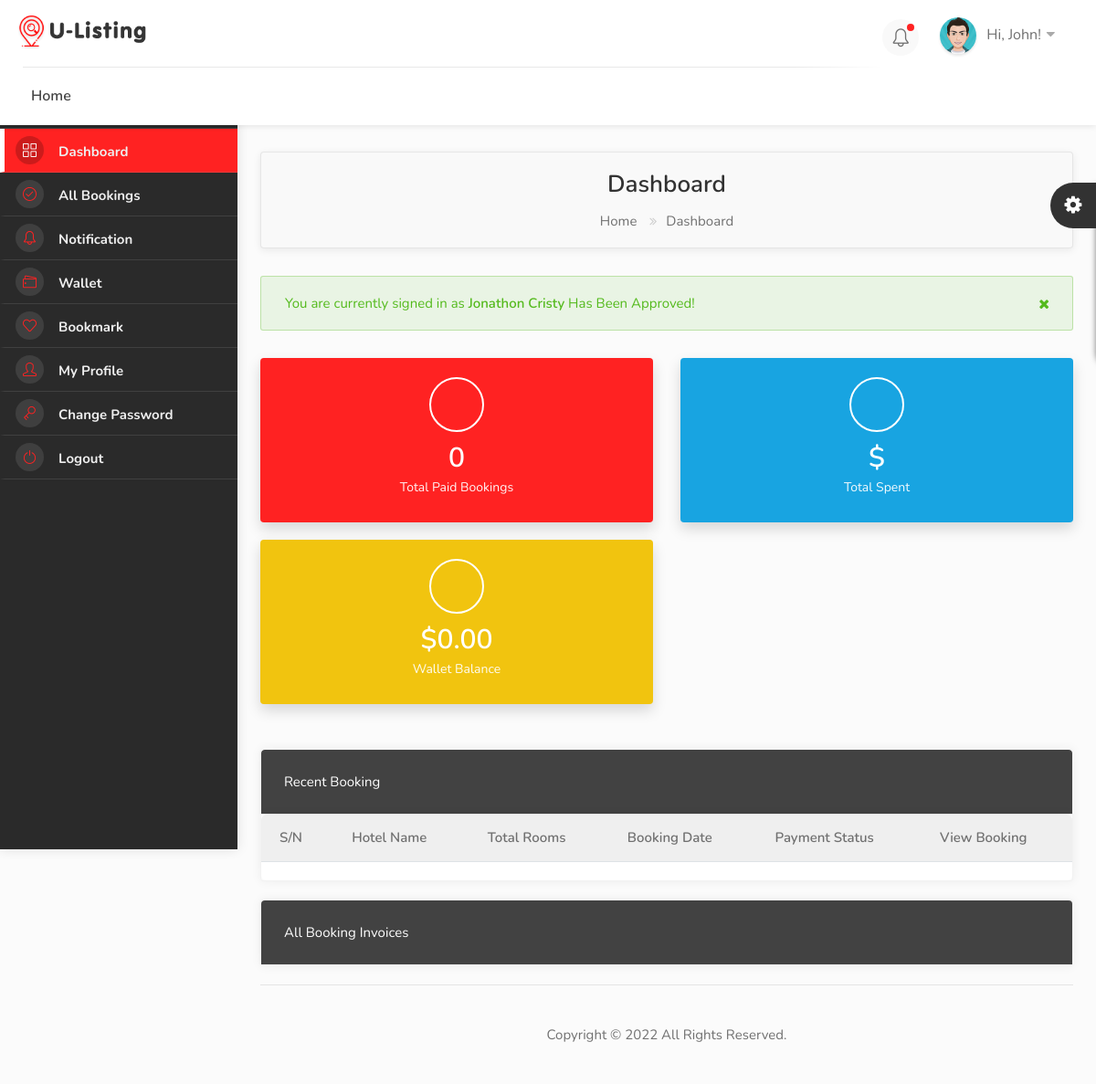
Page /dashboard/ (signed in) on the earlier database version.
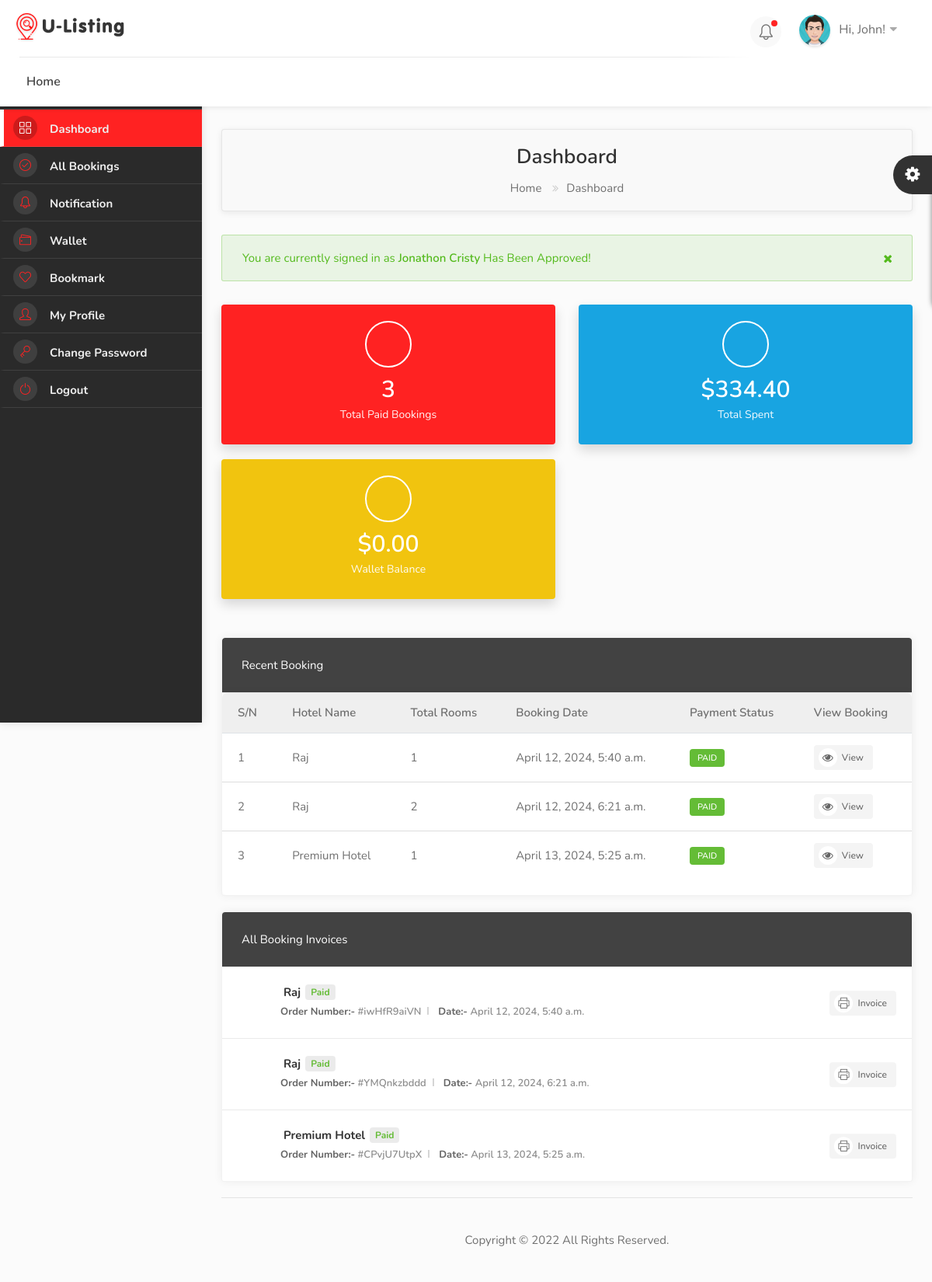
Same page on the later database version.
### hotel/models.py (models this page shows, shortened)
class Booking(models.Model):
    user = models.ForeignKey(User, on_delete=models.SET_NULL, null=True, blank=True)
    payment_status = models.CharField(max_length=100, choices=PAYMENT_STATUS)
    coupons = models.ManyToManyField('hotel.Coupon', blank=True)
    full_name = models.CharField(max_length=100)
    email = models.CharField(max_length=100)
    phone = models.CharField(max_length=100)
    hotel = models.ForeignKey(Hotel, on_delete=models.SET_NULL, null=True, blank=True)
    room_type = models.ForeignKey(RoomType, on_delete=models.SET_NULL, null=True, blank=True)
    room = models.ManyToManyField(Room)
    before_discount = models.DecimalField(max_digits=12, decimal_places=2, default=0.00)
    total = models.DecimalField(max_digits=12, decimal_places=2, default=0.00)
    saved = models.DecimalField(max_digits=12, decimal_places=2, default=0.00)
    check_in_date = models.DateField()
    check_out_date = models.DateField()
    total_days = models.PositiveIntegerField(default=0)
    num_adults = models.PositiveIntegerField(default=1)
    num_children = models.PositiveIntegerField(default=0)
    checked_in = models.BooleanField(default=False)
    checked_out = models.BooleanField(default=False)
    is_active = models.BooleanField(default=False)
    checked_in_tracker = models.BooleanField(default=False)
    checked_out_tracker = models.BooleanField(default=False)
    bid = ShortUUIDField(unique=True, length=10, max_length=20)
    date = models.DateTimeField(auto_now_add=True)
    stripe_payment_intent = models.CharField(max_length=200, null=True, blank=True)
    success_id = ShortUUIDField(length=10, max_length=20, null=True, blank=True)
    booking_id = ShortUUIDField(unique=True, length=10, max_length=20)

class Hotel(models.Model):
    user = models.ForeignKey(User, on_delete=models.SET_NULL, null=True)
    name = models.CharField(max_length=100, null=True, blank=True)
    description = CKEditor5Field(null=True, blank=True, config_name="extends")
    image = models.FileField(upload_to="hotel_gallery")
    address = models.CharField(max_length=200)
    mobile = models.CharField(max_length=200)
    email = models.CharField(max_length=100)
    status = models.CharField(max_length=20, choices=HOTEL_STATUS, default="Live")
    tags = TaggableManager(blank=True)
    views = models.IntegerField(default=0)
    featured = models.BooleanField(default=False)
    hid = ShortUUIDField(unique=True, length=10, max_length=20)
    slug = models.SlugField(unique=True)
    date = models.DateTimeField(auto_now_add=True)
    def hotel_gallery(self):
        return HotelGallery.objects.filter(hotel=self)

### user_dashboard/views.py (the view)
# urls.py: path("dashboard/", include("user_dashboard.urls")),
@login_required
def dashboard(request):
    booking = Booking.objects.filter(user=request.user, payment_status="Paid")
    total_spent = Booking.objects.filter(user=request.user, payment_status="Paid").aggregate(amount=models.Sum("total"))
    context = {
        "booking": booking,
        "total_spent": total_spent,
    }
    return render(request, "user_dashboard/dashboard.html", context)

### templates/user_dashboard/dashboard.html (shortened to what the changed rows need)
{% extends 'partials/dashboard_base.html' %}
{% load static %}
{% block content %}
<div class="utf_dashboard_content">
    <div id="titlebar" class="dashboard_gradient">
        <div class="row">
            <div class="col-md-12">
                <h2>Dashboard</h2>
            </div>
        </div>
    </div>
    <div class="row">
        <div class="col-lg-4 col-md-6">
            <div class="utf_dashboard_stat color-1">
                <div class="utf_dashboard_stat_content">
                    <h4>{{booking.count}}</h4>
                    <span>Total Paid Bookings</span>
                </div>
            </div>
        </div>
        <div class="col-lg-4 col-md-6">
            <div class="utf_dashboard_stat color-2">
                <div class="utf_dashboard_stat_content">
                    <h4>${{ total_spent.amount|floatformat:2 }}</h4>
                    <span>Total Spent</span>
                </div>
            </div>
        </div>
    </div>
    <div class="row">
        <div class="col-lg-12 col-md-12 mb-4">
            <div class="utf_dashboard_list_box table-responsive recent_booking">
                <div class="dashboard-list-box table-responsive invoices with-icons">
                    <table class="table table-hover">
                        <thead>
                            <tr>
                                <th>S/N</th>
                                <th>Hotel Name</th>
                                <th>Total Rooms</th>
                                <th>Booking Date</th>
                                <th>Payment Status</th>
                                <th>View Booking</th>
                            </tr>
                        </thead>
                        <tbody>
                            {% for b in booking %}
                            <tr>
                                <td>{{forloop.counter}}</td>
                                <td>{{b.hotel.name}}</td>
                                <td>{{b.room.all.count}}</td>
                                <td>{{b.date}}</td>
                                <td><span class="badge badge-pill badge-primary text-uppercase">{{b.payment_status}}</span></td>
                                <td><a href="{% url 'user_dashboard:booking_detail' b.booking_id %}" class="button gray"><i class="fa fa-eye"></i> View</a></td>
                            </tr>
                            {% endfor %}
                        </tbody>
                    </table>
                </div>
            </div>
        </div>
        <div class="col-lg-12 col-md-12 mb-4">
            <div class="utf_dashboard_list_box invoices with-icons margin-top-20">
                <ul>
                    {% for b in booking %}
                        <li>
                            <strong>{{b.hotel.name}} <span class="paid">{{b.payment_status}}</span></strong>
                            <ul>
                                <li><span>Order Number:-</span> #{{b.booking_id}}</li>
                                <li><span>Date:-</span> {{b.date}}</li>
                            </ul>
                            <div class="buttons-to-right"> <a href="dashboard_invoice.html" class="button gray"><i
                                class="sl sl-icon-printer"></i> Invoice</a> </div>
                        </li>
                    {% endfor %}
                </ul>
            </div>
        </div>
    </div>
</div>
{% endblock content %}

Differences in the rows shown:
added Booking: hotel.name "Raj", room.all.count "1", date "April 12, 2024, 5:40 a.m.", payment_status "PAID", payment_status "Paid", booking_id "iwHfR9aiVN"
added Booking: hotel.name "Raj", room.all.count "2", date "April 12, 2024, 6:21 a.m.", payment_status "PAID", payment_status "Paid", booking_id "YMQnkzbddd"
added Booking: hotel.name "Premium Hotel", room.all.count "1", date "April 13, 2024, 5:25 a.m.", payment_status "PAID", payment_status "Paid", booking_id "CPvjU7UtpX"
Other differences:
{{ booking.count }}: "0" → "3"
{{ total_spent.amount|floatformat:2 }}: (not shown) → "334.40"
